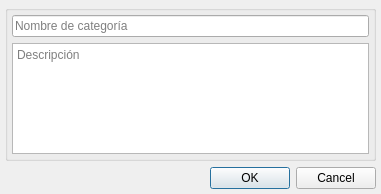
<?xml version="1.0" encoding="UTF-8"?>
<ui version="4.0">
 <class>dlgNewCategory</class>
 <widget class="QDialog" name="dlgNewCategory">
  <property name="geometry">
   <rect>
    <x>0</x>
    <y>0</y>
    <width>381</width>
    <height>194</height>
   </rect>
  </property>
  <property name="windowTitle">
   <string>Dialog</string>
  </property>
  <layout class="QVBoxLayout" name="verticalLayout_2">
   <property name="leftMargin">
    <number>5</number>
   </property>
   <property name="topMargin">
    <number>5</number>
   </property>
   <property name="rightMargin">
    <number>5</number>
   </property>
   <property name="bottomMargin">
    <number>5</number>
   </property>
   <item>
    <widget class="QGroupBox" name="groupBox">
     <property name="title">
      <string/>
     </property>
     <layout class="QVBoxLayout" name="verticalLayout">
      <property name="leftMargin">
       <number>4</number>
      </property>
      <property name="topMargin">
       <number>4</number>
      </property>
      <property name="rightMargin">
       <number>4</number>
      </property>
      <property name="bottomMargin">
       <number>4</number>
      </property>
      <item>
       <widget class="QLineEdit" name="txtCategory">
        <property name="placeholderText">
         <string>Nombre de categoría</string>
        </property>
       </widget>
      </item>
      <item>
       <widget class="QPlainTextEdit" name="pteDesc">
        <property name="placeholderText">
         <string>Descripción</string>
        </property>
       </widget>
      </item>
     </layout>
    </widget>
   </item>
   <item>
    <widget class="QDialogButtonBox" name="buttonBox">
     <property name="standardButtons">
      <set>QDialogButtonBox::StandardButton::Cancel|QDialogButtonBox::StandardButton::Ok</set>
     </property>
    </widget>
   </item>
  </layout>
 </widget>
 <resources/>
 <connections/>
</ui>
